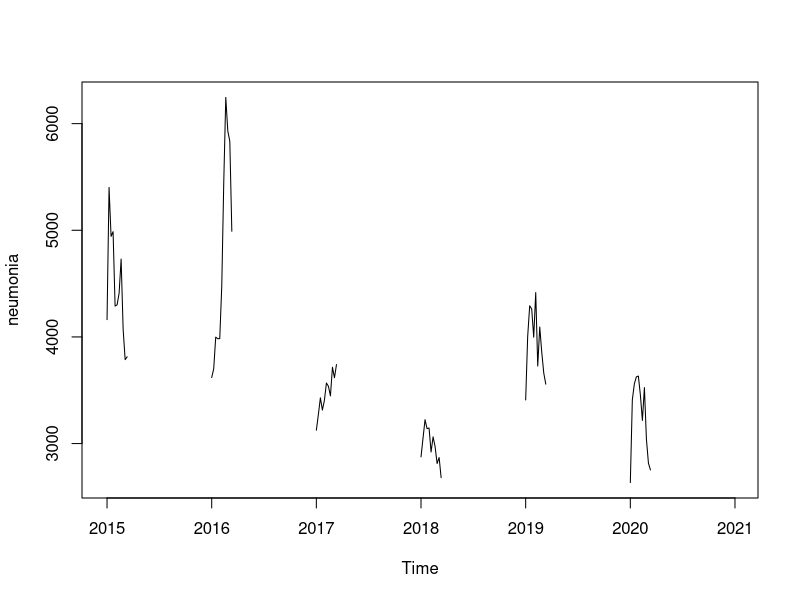
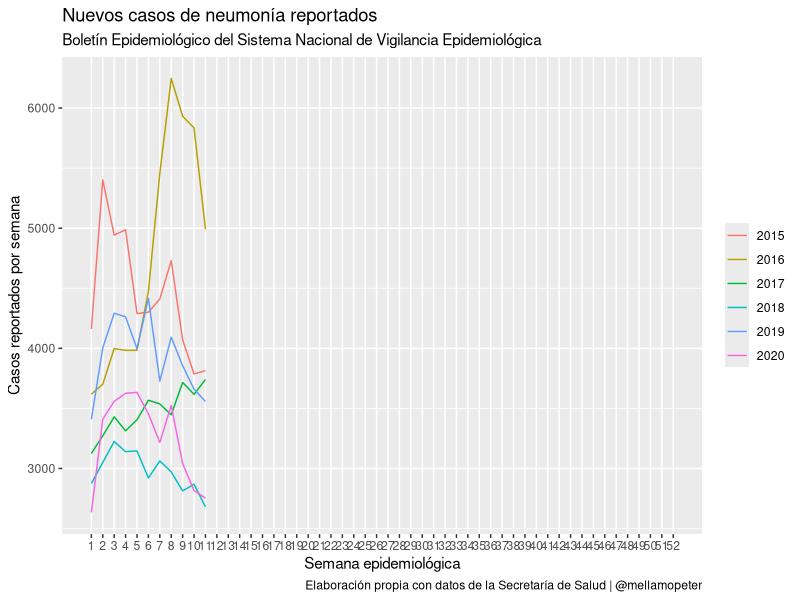
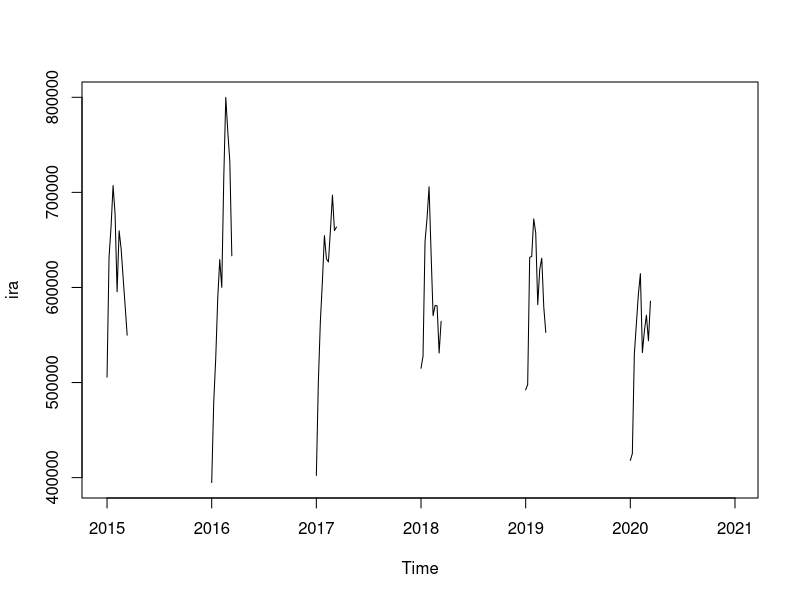
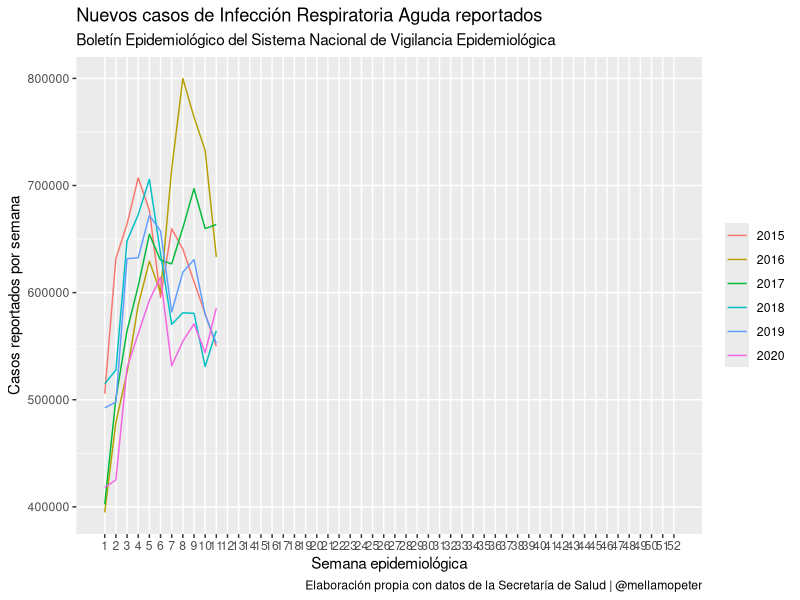

Recreate these plots in R, in order.
####  SEGUMIENTO DE CASOS DE NEUMONIA E INFECCION RESPIRATORIA AGUDA 
####  Fuente: Boletín Epidemiológico del Sistema Nacional de Vigilancia Epidemiológica
####  Pedro Guerrero (@mellamopeter)
####  Escrito intencionalmente sin acentos

  options(scipen = 999)
#### DEFINE EL DIRECTORIO DE TRABAJO AQUI ####
  setwd("")

#### INSTALACION Y CARGA DE PAQUETES ####
  install.packages(c("tidyverse", "readxl", "forecast"))
  library(tidyverse)
  library(readxl)
  library(forecast)

#### CARGA DE LA BASE DE NEUMONÍA ####
  neumonia <- read_excel(path = "boletin.xlsx", sheet = "neumonia")

#### CONVERTIMOS LA BASE A UNA SERIE ####
  neumonia <- neumonia %>% gather("ano","casos",2:7)
  neumonia <- ts(neumonia$casos, start = 2015, frequency = 52)

#### GRAFICAS ####
  ##Serie de tiempo (solo tiene hasta la semana 11 de cada año)
  ts.plot(neumonia)
  
  ##Grafica estacional por semana
  ggseasonplot(neumonia) + ylab("Casos reportados por semana") + 
    labs(title = "Nuevos casos de neumonía reportados", 
         subtitle = "Boletín Epidemiológico del Sistema Nacional de Vigilancia Epidemiológica",
         caption = "Elaboración propia con datos de la Secretaría de Salud | @mellamopeter") +
    xlab("Semana epidemiológica") +theme(legend.title=element_blank())

  
#### CARGA DE LA BASE DE ira ####
  ira <- read_excel(path = "boletin.xlsx", sheet = "ira")
  
#### CONVERTIMOS LA BASE A UNA SERIE ####
  ira <- ira %>% gather("ano","casos",2:7)
  ira <- ts(ira$casos, start = 2015, frequency = 52)
  
#### GRAFICAS ####
##Serie de tiempo (solo tiene hasta la semana 11 de cada año)
  ts.plot(ira)
  
##Grafica estacional por semana
  ggseasonplot(ira) + ylab("Casos reportados por semana") + 
    labs(title = "Nuevos casos de Infección Respiratoria Aguda reportados", 
         subtitle = "Boletín Epidemiológico del Sistema Nacional de Vigilancia Epidemiológica",
         caption = "Elaboración propia con datos de la Secretaría de Salud | @mellamopeter") +
    xlab("Semana epidemiológica") +theme(legend.title=element_blank())

